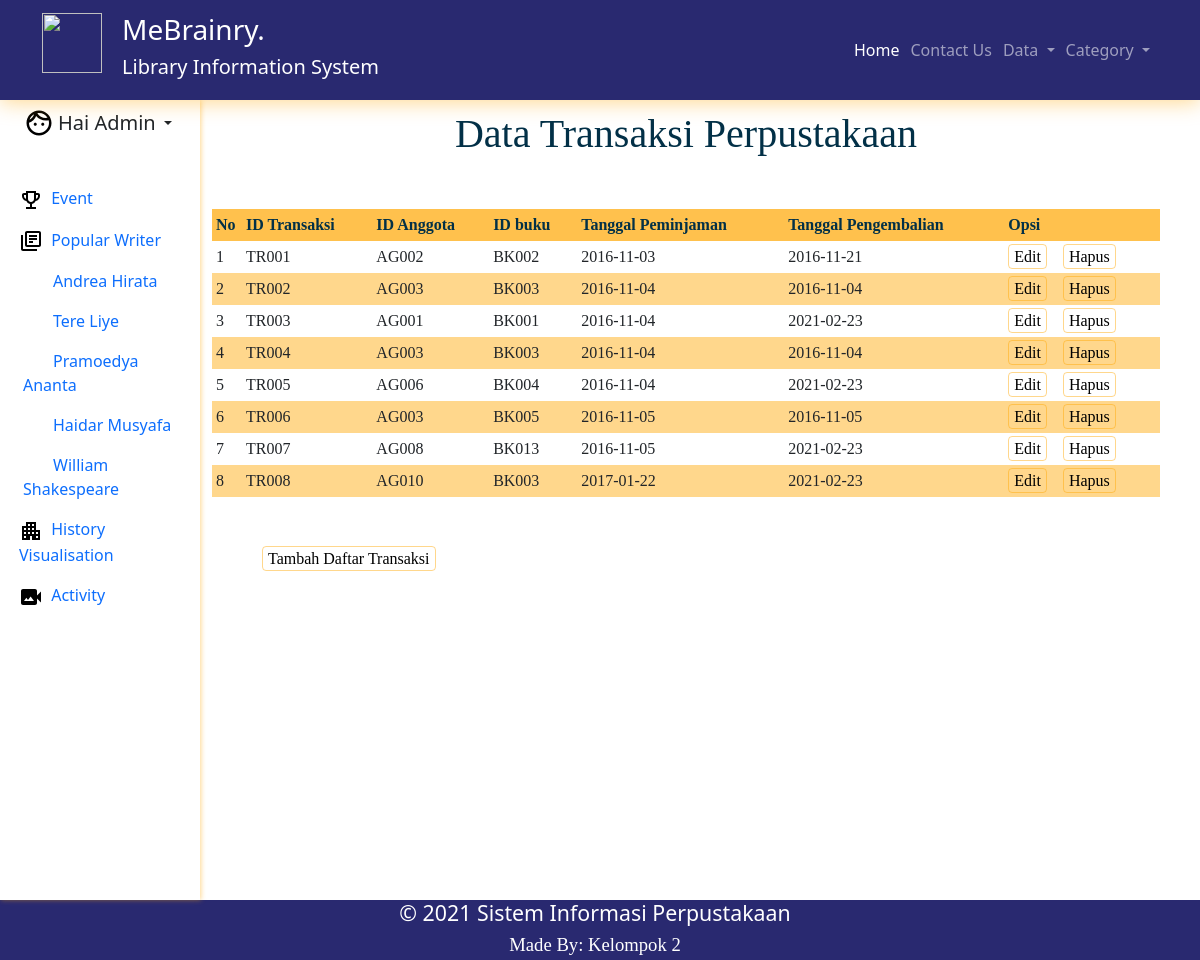
Screenshot of /index.php?p=transaksi (signed in) with the database file from the repository.
### tables this page shows
CREATE TABLE `tbtransaksi` (
  `idtransaksi` varchar(5) NOT NULL,
  `idanggota` varchar(5) NOT NULL,
  `idbuku` varchar(5) NOT NULL,
  `tglpinjam` date NOT NULL,
  `tglkembali` date NOT NULL
);

### pages/transaksi.php (the view)
<div id="content">
<div id="beranda-judul-data">
		<h1>Data Transaksi Perpustakaan</h1>
	</div>
	<table id="tabel-tampil"> <br><br>
		<tr>
			<th id="label-tampil-no">No</td>
			<th>ID Transaksi</th>
			<th>ID Anggota</th>
			<th>ID buku</th>
			<th>Tanggal Peminjaman</th>
            <th>Tanggal Pengembalian</th>
			<th id="label-opsi">Opsi</th>
		</tr>
		<?php
		$sql="SELECT * FROM tbtransaksi ORDER BY idtransaksi ASC";
		$q_tampil_transaksi = mysqli_query($db, $sql);
		$nomor=1;
		while($r_tampil_transaksi=mysqli_fetch_array($q_tampil_transaksi)){
		?>
		<tr>
			<td><?php echo $nomor++; ?></td>
			<td><?php echo $r_tampil_transaksi['idtransaksi']; ?></td>
			<td><?php echo $r_tampil_transaksi['idanggota']; ?></td>
			<td><?php echo $r_tampil_transaksi['idbuku']; ?></td>
			<td><?php echo $r_tampil_transaksi['tglpinjam']; ?></td>
            <td><?php echo $r_tampil_transaksi['tglkembali']; ?></td>
			<td>
            <div class="tombol-opsi-container"><a href="index.php?p=transaksi-edit&id=<?php echo $r_tampil_transaksi['idtransaksi'];?>" class="tombol">Edit</a>&emsp;</div>
            <div class="tombol-opsi-container"><a href="proses/transaksi-hapus.php?id=<?php echo $r_tampil_transaksi['idtransaksi']; ?>" class="tombol">Hapus</a></div>
			</td>
		</tr>
		<?php } ?>
	</table>
	<p id="tombol-tambah-container"><a href="index.php?p=transaksi-input" class="tombol">Tambah Daftar Transaksi</a></p>
</div>

### style_index.css (style rules this page uses)
#content { float: left; width: 100%; min-height: 454px; background-image: 2px solid #c4c4c4; padding: 0px; margin-bottom: 6px; font-family: "poppins"; }
.tombol { border-radius: 4px; font-size: 16px; text-decoration: none; padding-top: 3px; margin-top: 20px; padding-bottom: 3px; padding-left: 5px; padding-right: 5px; border: 1px solid #ffa60073; color: black; }
#tombol-tambah-container { margin-top: 50px; margin-left: 50px; }
.tombol-opsi-container { float: left; }
#tabel-tampil { border: 2px #c4c4c4; width: 100%; margin-top: -5px; margin-right: 20px; border-color: #ffa60073; }
#tabel-tampil tr:nth-child(odd) { background-color: #ffa60073; }
#tabel-tampil tr th { background-color: #ffa60073; color: #023047; padding: 4px; text-align: left; }
#tabel-tampil td { padding: 4px; }
#label-tampil-no { width: 30px; }
#beranda-judul-data { text-align: center; background-color: white; margin-top: 10px; color: #023047; }

### rows the page displays
tbtransaksi: idtransaksi "TR001", idanggota "AG002", idbuku "BK002", tglpinjam "2016-11-03", tglkembali "2016-11-21"
tbtransaksi: idtransaksi "TR002", idanggota "AG003", idbuku "BK003", tglpinjam "2016-11-04", tglkembali "2016-11-04"
tbtransaksi: idtransaksi "TR003", idanggota "AG001", idbuku "BK001", tglpinjam "2016-11-04", tglkembali "2021-02-23"
tbtransaksi: idtransaksi "TR004", idanggota "AG003", idbuku "BK003", tglpinjam "2016-11-04", tglkembali "2016-11-04"
tbtransaksi: idtransaksi "TR005", idanggota "AG006", idbuku "BK004", tglpinjam "2016-11-04", tglkembali "2021-02-23"
tbtransaksi: idtransaksi "TR006", idanggota "AG003", idbuku "BK005", tglpinjam "2016-11-05", tglkembali "2016-11-05"
tbtransaksi: idtransaksi "TR007", idanggota "AG008", idbuku "BK013", tglpinjam "2016-11-05", tglkembali "2021-02-23"
tbtransaksi: idtransaksi "TR008", idanggota "AG010", idbuku "BK003", tglpinjam "2017-01-22", tglkembali "2021-02-23"

### other values shown
$_SESSION['sesi'] "Admin"
